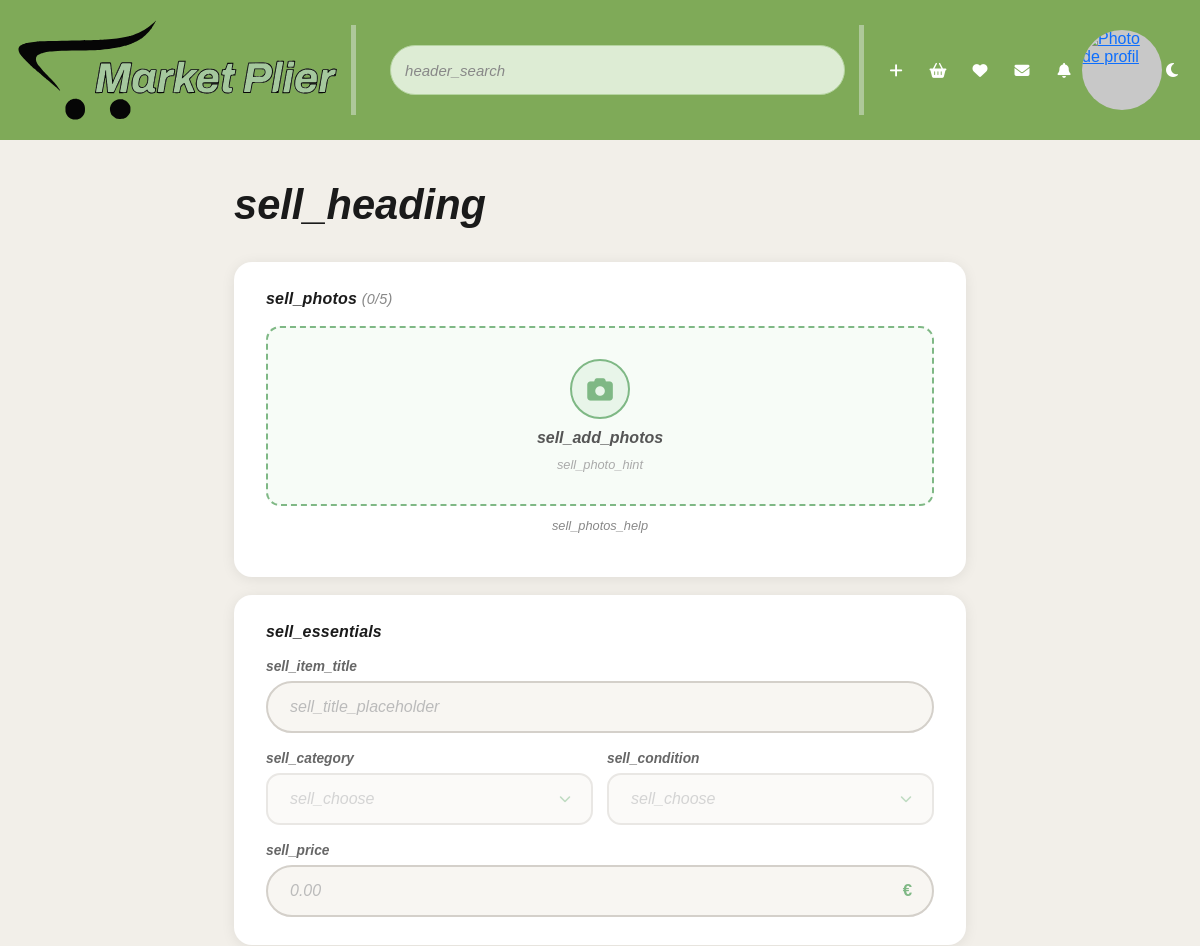
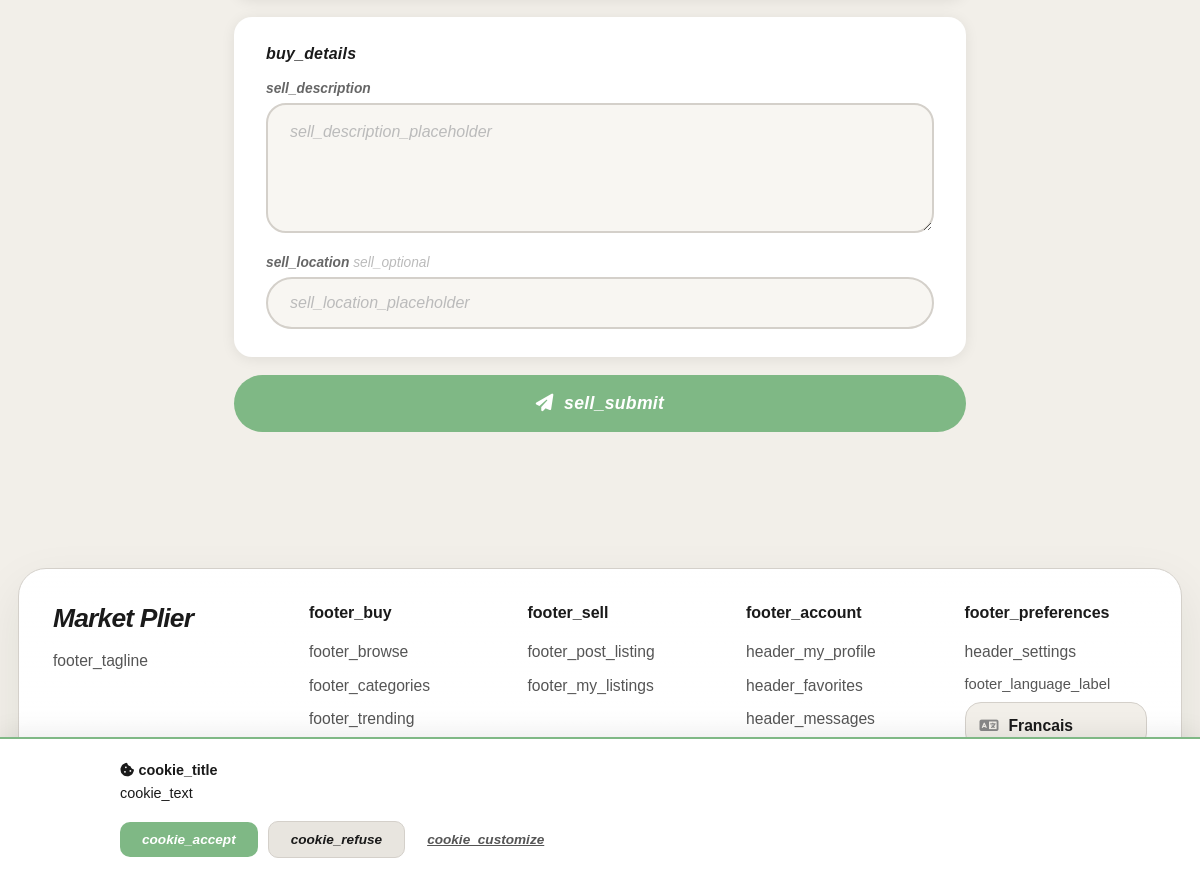
The page /shop/sell.php (signed in) on the database its author committed (2 pictures, top to bottom).
### tables this page shows
CREATE TABLE `user_settings` (
  `auth_token` varchar(64) NOT NULL,
  `notif_email` tinyint(1) NOT NULL DEFAULT '1',
  `notif_price_alerts` tinyint(1) NOT NULL DEFAULT '0',
  `notif_weekly_summary` tinyint(1) NOT NULL DEFAULT '1',
  `privacy_public_profile` tinyint(1) NOT NULL DEFAULT '1',
  `privacy_show_email` tinyint(1) NOT NULL DEFAULT '0',
  `privacy_activity_history` tinyint(1) NOT NULL DEFAULT '1',
  `language` varchar(5) NOT NULL DEFAULT 'fr'
);

### shop/sell.php (the view, shortened to what the rows shown need)
<?php
require_once '../includes/lang.php';
?>
<!DOCTYPE html>
<html lang="<?= htmlspecialchars(getUserLang(), ENT_QUOTES, 'UTF-8') ?>">
<head>
    <link rel="stylesheet" href="../node_modules/bootstrap/dist/css/bootstrap.min.css">
    <link rel="stylesheet" href="../node_modules/@fortawesome/fontawesome-free/css/all.min.css">
    <link rel="stylesheet" href="../styles/index.css">
    <link rel="stylesheet" href="../styles/sell.css">
    <link rel="stylesheet" href="../styles/theme.css">
</head>
<body>
    <?php
    $headerBasePath = '../';
    include '../header.php';
    ?>
    <main>
        <h1 class="page-title"><?= htmlspecialchars(t('sell_heading'), ENT_QUOTES, 'UTF-8') ?></h1>
        <form action="handle_sell.php" method="POST" enctype="multipart/form-data" novalidate>
            <div class="form-section">
                <span class="section-label"><?= htmlspecialchars(t('sell_photos'), ENT_QUOTES, 'UTF-8') ?> <span class="photo-counter">(<span id="photo-count">0</span>/5)</span></span>
                <div class="photos-container" id="photos-container">
                    <label class="photo-upload-zone" id="upload-zone">
                        <div class="upload-placeholder" id="upload-placeholder">
                            <div class="upload-icon-circle">
                                <i class="fas fa-camera"></i>
                            </div>
                            <span class="upload-text"><?= htmlspecialchars(t('sell_add_photos'), ENT_QUOTES, 'UTF-8') ?></span>
                            <span class="upload-hint"><?= htmlspecialchars(t('sell_photo_hint'), ENT_QUOTES, 'UTF-8') ?></span>
                        </div>
                    </label>
                </div>
                <p class="photos-help-text"><?= htmlspecialchars(t('sell_photos_help'), ENT_QUOTES, 'UTF-8') ?></p>
            </div>
            <div class="form-section">
                <span class="section-label"><?= htmlspecialchars(t('sell_essentials'), ENT_QUOTES, 'UTF-8') ?></span>
                <div class="field-group">
                    <label class="field-label" for="title"><?= htmlspecialchars(t('sell_item_title'), ENT_QUOTES, 'UTF-8') ?></label>
                    <input
                        type="text"
                        class="sell-input"
                        id="title"
                        name="title"
                        placeholder="<?= htmlspecialchars(t('sell_title_placeholder'), ENT_QUOTES, 'UTF-8') ?>"
                        maxlength="100"
                        required
                        value="<?php echo htmlspecialchars($_POST['title'] ?? '', ENT_QUOTES, 'UTF-8'); ?>">
                </div>
                <div class="field-row" style="margin-top: 18px;">
                    <div class="field-group">
                        <label class="field-label" for="category"><?= htmlspecialchars(t('sell_category'), ENT_QUOTES, 'UTF-8') ?></label>
                    </div>
                    <div class="field-group">
                        <label class="field-label" for="condition"><?= htmlspecialchars(t('sell_condition'), ENT_QUOTES, 'UTF-8') ?></label>
                    </div>
                </div>
                <div class="field-group" style="margin-top: 18px;">
                    <label class="field-label" for="price"><?= htmlspecialchars(t('sell_price'), ENT_QUOTES, 'UTF-8') ?></label>
                    <div class="price-wrapper">
                        <input
                            type="number"
                            class="sell-input"
                            id="price"
                            name="price"
                            placeholder="0.00"
                            min="0"
                            max="99999"
                            step="0.01"
                            required
                            value="<?php echo htmlspecialchars($_POST['price'] ?? '', ENT_QUOTES, 'UTF-8'); ?>">
                        <span class="price-symbol">€</span>
                    </div>
                </div>
            </div>
            <div class="form-section">
                <span class="section-label"><?= htmlspecialchars(t('buy_details'), ENT_QUOTES, 'UTF-8') ?></span>
                <div class="field-group">
                    <label class="field-label" for="description"><?= htmlspecialchars(t('sell_description'), ENT_QUOTES, 'UTF-8') ?></label>
                    <textarea
                        class="sell-textarea"
                        id="description"
                        name="description"
                        placeholder="<?= htmlspecialchars(t('sell_description_placeholder'), ENT_QUOTES, 'UTF-8') ?>"
                        minlength="10"
                        required><?php echo htmlspecialchars($_POST['description'] ?? '', ENT_QUOTES, 'UTF-8'); ?></textarea>
                </div>
                <div class="field-group">
                    <label class="field-label" for="location">
                        <?= htmlspecialchars(t('sell_location'), ENT_QUOTES, 'UTF-8') ?> <span style="font-weight:400; color:#bbb;"><?= htmlspecialchars(t('sell_optional'), ENT_QUOTES, 'UTF-8') ?></span>
                    </label>
                    <input
                        type="text"
                        class="sell-input"
                        id="location"
                        name="location"
                        placeholder="<?= htmlspecialchars(t('sell_location_placeholder'), ENT_QUOTES, 'UTF-8') ?>"
                        maxlength="100"
                        value="<?php echo htmlspecialchars($_POST['location'] ?? '', ENT_QUOTES, 'UTF-8'); ?>">
                </div>
            </div>
            <button type="submit" class="publish-btn">
                <i class="fas fa-paper-plane"></i>&nbsp; <?= htmlspecialchars(t('sell_submit'), ENT_QUOTES, 'UTF-8') ?>
            </button>
        </form>
    </main>
    <?php include '../footer.php'; ?>
</body>
</html>

### header.php (shortened to what the rows shown need)
<?php
$headerBasePath = $headerBasePath ?? '';
require_once __DIR__ . '/includes/lang.php';
?>
<header>
  <div class="header-top">
    <form class="search-form" action="<?= $headerBasePath ?>shop/search.php" method="GET" autocomplete="off">
      <input class="search-bar" type="text" name="q" placeholder="<?= htmlspecialchars(t('header_search'), ENT_QUOTES, 'UTF-8') ?>"
        value="<?= htmlspecialchars($_GET['q'] ?? '', ENT_QUOTES, 'UTF-8') ?>"
        id="searchInput" aria-label="Rechercher" />
    </form>
  </div>
</header>
<div class="cookie-banner" id="cookieBanner">
  <div class="cookie-banner-inner">
    <div class="cookie-banner-text">
      <strong><i class="fa-solid fa-cookie-bite"></i> <?= htmlspecialchars(t('cookie_title'), ENT_QUOTES, 'UTF-8') ?></strong><br>
      <?= htmlspecialchars(t('cookie_text'), ENT_QUOTES, 'UTF-8') ?>
    </div>
    <div class="cookie-banner-actions">
      <button class="cookie-btn cookie-btn-accept" id="cookieAcceptAll"><?= htmlspecialchars(t('cookie_accept'), ENT_QUOTES, 'UTF-8') ?></button>
      <button class="cookie-btn cookie-btn-refuse" id="cookieRefuseAll"><?= htmlspecialchars(t('cookie_refuse'), ENT_QUOTES, 'UTF-8') ?></button>
      <button class="cookie-btn cookie-btn-settings" id="cookieSettings"><?= htmlspecialchars(t('cookie_customize'), ENT_QUOTES, 'UTF-8') ?></button>
    </div>
  </div>
</div>
<link rel="stylesheet" href="<?= $headerBasePath ?>styles/cookie-banner.css" />

### footer.php (shortened to what the rows shown need)
<?php
$footerBasePath = $footerBasePath ?? ($headerBasePath ?? '');
$footerMinimal = !empty($footerMinimal);
$footerLang = getUserLang();
$isLoggedIn = isset($_SESSION['auth_token']);
$accountHomeHref = $isLoggedIn ? 'inscription-connexion/account.php' : 'inscription-connexion/login.php';
$currentUri = $_SERVER['REQUEST_URI'] ?? ($footerBasePath . 'index.php');
$accountLinks = $isLoggedIn
  ? [
      ['href' => 'inscription-connexion/account.php', 'label' => t('header_my_profile')],
      ['href' => 'favoris/', 'label' => t('header_favorites')],
      ['href' => 'messagerie/inbox.php', 'label' => t('header_messages')],
      ['href' => 'notifications/', 'label' => t('header_notifications')],
    ]
  : [
      ['href' => 'inscription-connexion/register.php', 'label' => t('header_register')],
      ['href' => 'inscription-connexion/login.php', 'label' => t('login_title')],
      ['href' => 'shop/search.php', 'label' => t('footer_browse')],
      ['href' => 'shop/sell.php', 'label' => t('footer_post_listing')],
    ];
?>
<footer class="mp-footer<?= $footerMinimal ? ' mp-footer-compact' : '' ?>">
  <div class="mp-footer-shell<?= $footerMinimal ? ' mp-footer-shell-compact' : '' ?>">
    <?php if ($footerMinimal): ?>
      <div class="mp-footer-compact-inner">
        <form class="mp-footer-language-form mp-footer-language-form-compact" method="POST" action="<?= $footerBasePath ?>includes/set_language.php">
          <input type="hidden" name="redirect_to" value="<?= htmlspecialchars($currentUri, ENT_QUOTES, 'UTF-8') ?>">
          <label class="mp-footer-language-label" for="footerLanguage">
            <?= htmlspecialchars(t('footer_language_label'), ENT_QUOTES, 'UTF-8') ?>
          </label>
          <div class="mp-footer-language-field">
            <i class="fa-solid fa-language"></i>
            <select id="footerLanguage" name="language" class="mp-footer-language-select">
              <option value="fr" <?= $footerLang === 'fr' ? 'selected' : '' ?>>Francais</option>
              <option value="en" <?= $footerLang === 'en' ? 'selected' : '' ?>>English</option>
              <option value="es" <?= $footerLang === 'es' ? 'selected' : '' ?>>Espanol</option>
              <option value="de" <?= $footerLang === 'de' ? 'selected' : '' ?>>Deutsch</option>
            </select>
          </div>
        </form>
        <div class="mp-footer-bottom mp-footer-bottom-compact">
          <p class="mp-footer-copy">
            &copy; <?= date('Y') ?> Market Plier. <?= htmlspecialchars(t('footer_rights'), ENT_QUOTES, 'UTF-8') ?>
          </p>
        </div>
      </div>
    <?php else: ?>
      <div class="mp-footer-grid">
        <div class="mp-footer-brand">
          <a href="<?= $footerBasePath ?>index.php" class="mp-footer-logo">Market Plier</a>
          <p class="mp-footer-tagline"><?= htmlspecialchars(t('footer_tagline'), ENT_QUOTES, 'UTF-8') ?></p>
        </div>
        <div class="mp-footer-column">
          <h2><?= htmlspecialchars(t('footer_buy'), ENT_QUOTES, 'UTF-8') ?></h2>
          <a href="<?= $footerBasePath ?>shop/search.php"><?= htmlspecialchars(t('footer_browse'), ENT_QUOTES, 'UTF-8') ?></a>
          <a href="<?= $footerBasePath ?>index.php#home-categories"><?= htmlspecialchars(t('footer_categories'), ENT_QUOTES, 'UTF-8') ?></a>
          <a href="<?= $footerBasePath ?>index.php#home-trending"><?= htmlspecialchars(t('footer_trending'), ENT_QUOTES, 'UTF-8') ?></a>
          <a href="<?= $footerBasePath ?>index.php#home-recent"><?= htmlspecialchars(t('footer_recent'), ENT_QUOTES, 'UTF-8') ?></a>
        </div>
        <div class="mp-footer-column">
          <h2><?= htmlspecialchars(t('footer_sell'), ENT_QUOTES, 'UTF-8') ?></h2>
          <a href="<?= $footerBasePath ?>shop/sell.php"><?= htmlspecialchars(t('footer_post_listing'), ENT_QUOTES, 'UTF-8') ?></a>
          <a href="<?= $footerBasePath . $accountHomeHref ?>"><?= htmlspecialchars(t('footer_my_listings'), ENT_QUOTES, 'UTF-8') ?></a>
        </div>
        <div class="mp-footer-column">
          <h2><?= htmlspecialchars(t('footer_account'), ENT_QUOTES, 'UTF-8') ?></h2>
          <?php foreach ($accountLinks as $link): ?>
            <a href="<?= $footerBasePath . $link['href'] ?>"><?= htmlspecialchars($link['label'], ENT_QUOTES, 'UTF-8') ?></a>
          <?php endforeach; ?>
        </div>
        <div class="mp-footer-column">
          <h2><?= htmlspecialchars(t('footer_preferences'), ENT_QUOTES, 'UTF-8') ?></h2>
          <?php if ($isLoggedIn): ?>
            <a href="<?= $footerBasePath ?>settings/settings.php"><?= htmlspecialchars(t('header_settings'), ENT_QUOTES, 'UTF-8') ?></a>
          <?php endif; ?>
          <form class="mp-footer-language-form" method="POST" action="<?= $footerBasePath ?>includes/set_language.php">
            <label class="mp-footer-language-label" for="footerLanguage">
              <?= htmlspecialchars(t('footer_language_label'), ENT_QUOTES, 'UTF-8') ?>
            </label>
            <div class="mp-footer-language-field">
              <i class="fa-solid fa-language"></i>
              <select id="footerLanguage" name="language" class="mp-footer-language-select">
                <option value="fr" <?= $footerLang === 'fr' ? 'selected' : '' ?>>Francais</option>
              </select>
            </div>
          </form>
        </div>
      </div>
      <div class="mp-footer-bottom">
        <p class="mp-footer-copy">
        </p>
      </div>
    <?php endif; ?>
  </div>
</footer>

### rows shown on the page
user_settings: q "header_search", language "cookie_title", language "cookie_text", language "cookie_accept", language "cookie_refuse", language "cookie_customize", language "sell_heading", language "sell_photos", language "sell_add_photos", language "sell_photo_hint", language "sell_photos_help", language "sell_essentials", language "sell_item_title", title "sell_title_placeholder", language "sell_category", language "sell_condition", language "sell_price", language "buy_details", language "sell_description", description "sell_description_placeholder", language "sell_location", language "sell_optional", location "sell_location_placeholder", language "sell_submit", language "footer_tagline", language "footer_buy", language "footer_browse", language "footer_categories", language "footer_trending", language "footer_sell", language "footer_post_listing", language "footer_my_listings", language "footer_account", language "footer_preferences", language "header_settings", language "footer_language_label"

### other values the page prints
$link['label'] "header_my_profile"
$link['label'] "header_favorites"
$link['label'] "header_messages"
